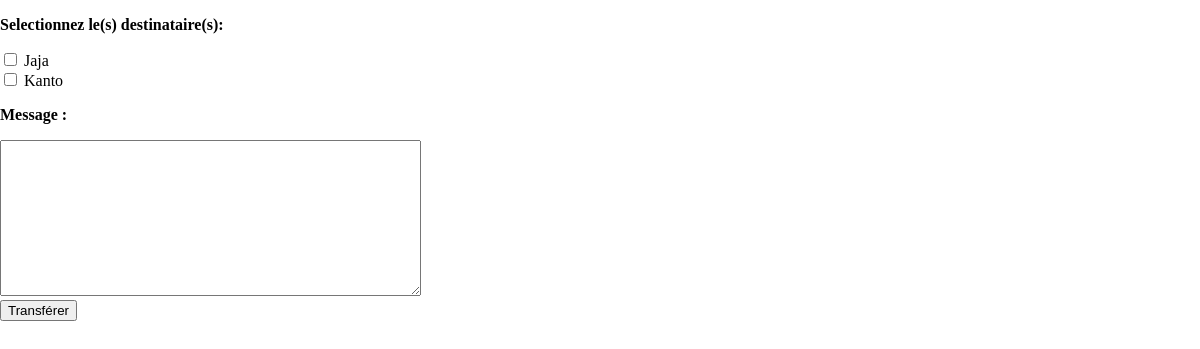
The app's page /views/public/forwadMessageView.php, older data.
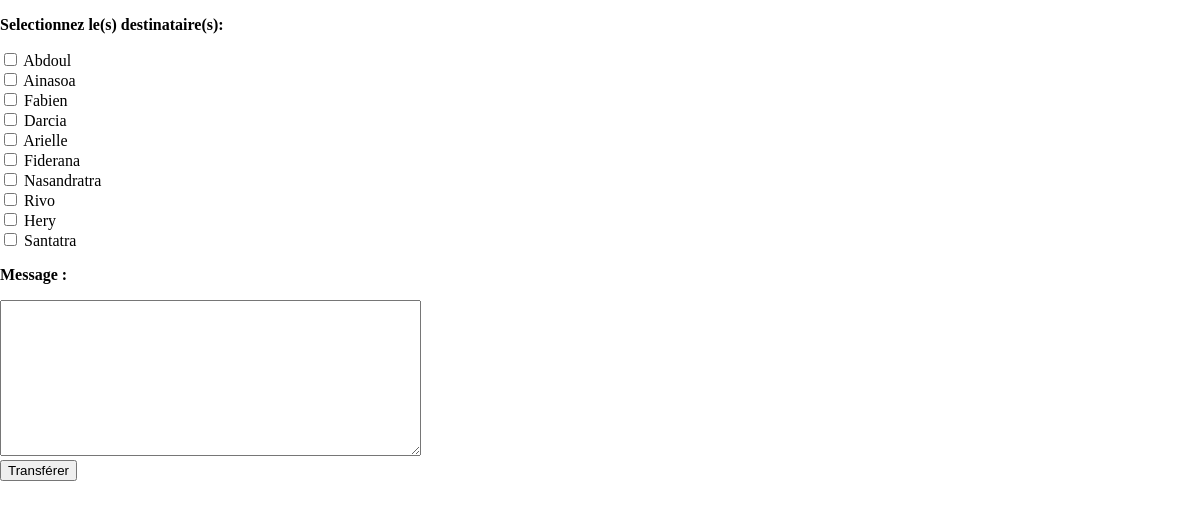
The same page, newer data.
### tables this page shows
CREATE TABLE IF NOT EXISTS `etudiant` (
  `id_etudiant` int NOT NULL AUTO_INCREMENT,
  `nom_etudiant` varchar(100) NOT NULL,
  `prenom_etudiant` varchar(100) NOT NULL,
  `email_etudiant` varchar(100) NOT NULL,
  `mdp_etudiant` varchar(500) NOT NULL,
  `tel_etudiant` double NOT NULL,
  `image_etudiant` varchar(500) NOT NULL,
  `admin` tinyint(1) NOT NULL,
  PRIMARY KEY (`id_etudiant`)
);

### models/user.php (called while the page is built, shortened)
<?php
	class User extends Database
	{
        public function listUser($status)
        {
            $bdd = $this -> dbConnect();
            $sql = $bdd -> prepare ('SELECT id_'.$status.', nom_'.$status.', prenom_'.$status.', email_'.$status.', tel_'.$status.', image_'.$status.' FROM '.$status );
            $sql -> execute();
            $tab = $sql -> fetchall();
            return $tab;
        }
	}

### controllers/function.php (called while the page is built, shortened)
<?php
	function listPotentialRecipients(){
		$db = new User;
		$studentTab = $db->listUser('etudiant');
		return $studentTab;
	}

### views/public/forwadMessageView.php (the view, shortened to what this page needs)
<?php
	require_once ('../../models/user.php');
	require_once ('../../controllers/function.php');
?>
<!DOCTYPE html>
<html>
<head>
	<link rel="stylesheet" href="../../assets/css/insert.css">
</head>
<body>
	<form action="../../controllers/messageComputing.php" method="POST">
		<p><strong>Selectionnez le(s) destinataire(s):</strong></p>
		<?php
			$studentTab = listPotentialRecipients();
			$i = 1;
			foreach ($studentTab as $val){
				?>
				<input type="checkbox" id=<?='email_'.$i?> name="recipient[]" value=<?=$val['id_etudiant']?>>
				<label for=<?='email_'.$i?>><?=ucfirst($val['prenom_etudiant'])?></label><br>
				<?php
				$i++;
			}
			$message = showSentMessage($_GET['id']);
		?>
		<p><strong>Message :</strong></p>
		<textarea name="message" id="message" cols="50" rows="10" readonly><?= $message['content']?></textarea><br>
		<input type="submit" value="Transférer">
	</form>
</body>
</html>

### assets/css/insert.css (style rules this page uses)
body { margin: 0px; padding: 0px; font-family: 'Source code pro', Calibri, serif; background-image: url("../images/space/10.jpg") ; background-size: cover; background-repeat: no-repeat; background-attachment: fixed; }

Row changes from the older to the newer data that the page shows:
changed etudiant: prenom_etudiant "Jaja" → "Abdoul"
changed etudiant: prenom_etudiant "Kanto" → "Ainasoa"
added etudiant: prenom_etudiant "Fabien"
added etudiant: prenom_etudiant "Darcia"
added etudiant: prenom_etudiant "Arielle"
added etudiant: prenom_etudiant "Fiderana"
added etudiant: prenom_etudiant "Nasandratra"
added etudiant: prenom_etudiant "Rivo"
added etudiant: prenom_etudiant "Hery"
added etudiant: prenom_etudiant "Santatra"
